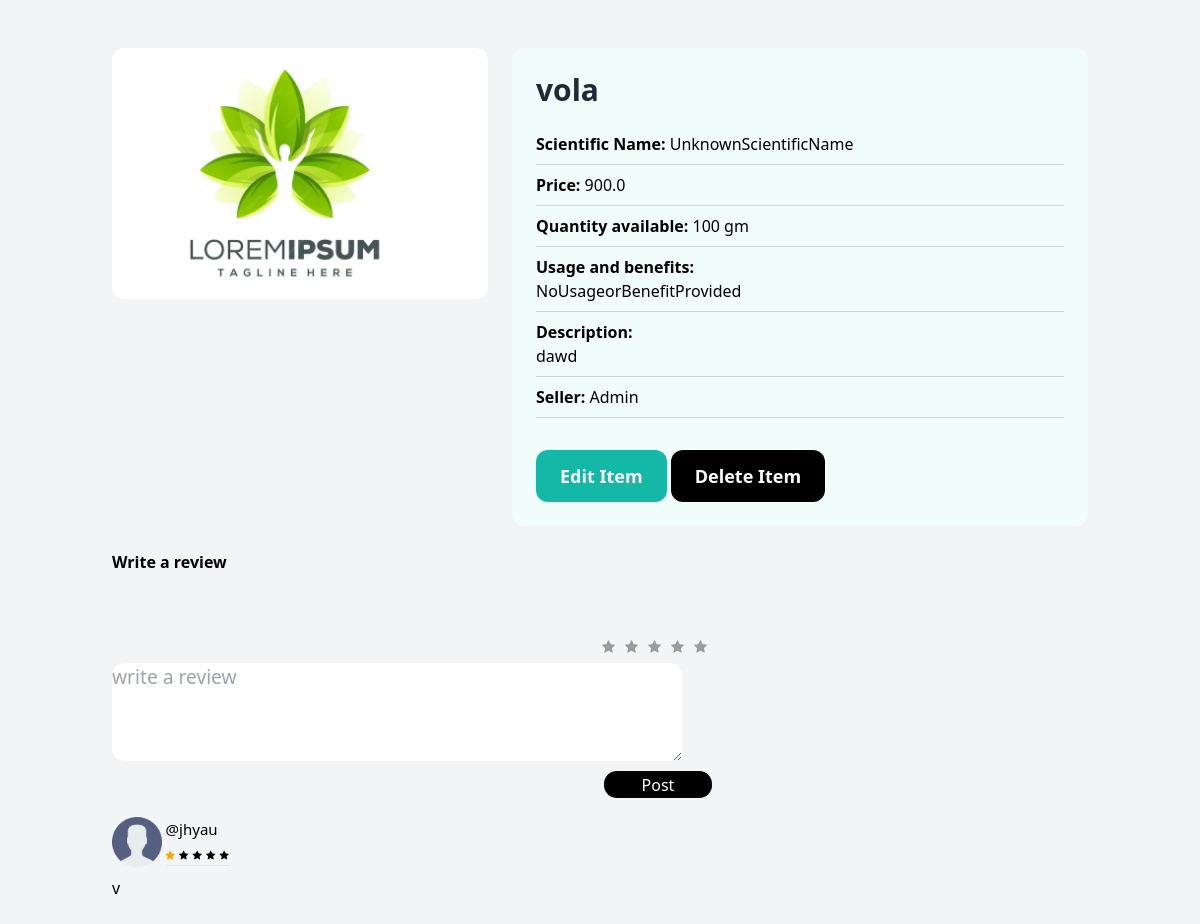
/5/ (signed in), run on an earlier commit of the app's database.
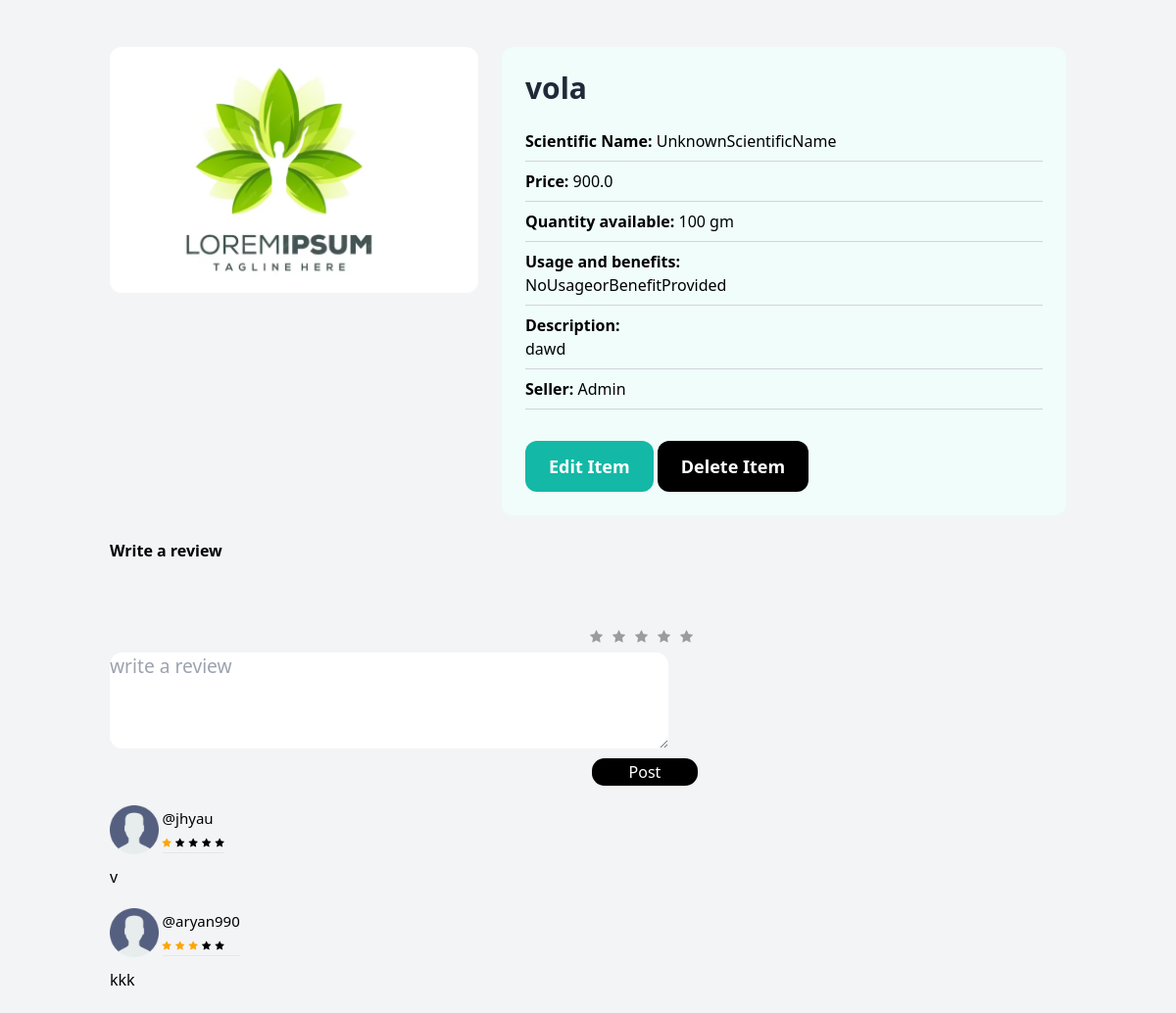
And on a later commit of the database.
### item/models.py (models this page shows)
class  review(models.Model):
    user = models.ForeignKey(User, on_delete=models.CASCADE)
    item = models.ForeignKey(Item, on_delete=models.CASCADE)
    review_desp = models.CharField(max_length=100)
    rating = models.IntegerField()

### item/views.py (the view)
# urls.py: path('<int:pk>/', views.detail, name='detail'),
def detail(request, pk):
    item = get_object_or_404(Item, pk=pk)
    reviews = review.objects.filter(item=item)
    item_image_gallery = ItemImageGallery.objects.filter(item=item).first()
    if request.method == 'POST':
        star_rating = request.POST.get('rating')
        item_review = request.POST.get('item_review')
        review.objects.create(user=request.user, item=item, rating=star_rating, review_desp=item_review)
    return render(request, 'item/detail.html', {
        'item': item,
        'reviews': reviews,
        'item_image_gallery': item_image_gallery,
    })

### item/templates/item/detail.html (shortened to what this page needs)
<!DOCTYPE html>
<html lang="en">
<head>
    <script src="https://cdn.tailwindcss.com"></script>
</head>
<body class="container mx-auto mt-6 p-6 bg-gray-100 rounded-xl">
    <div class="grid grid-cols-1 md:grid-cols-2 lg:grid-cols-5 gap-6">
        <div class="md:col-span-2">
            <img src="{{ item.image.url }}" alt="{{ item.name }}" class="rounded-xl w-full">
        </div>
        <div class="md:col-span-3 p-6 bg-teal-50 rounded-xl">
            <h1 class="mb-6 text-3xl font-bold text-gray-800">{{ item.name }}</h1>
            <div class="details">
                <p class="detail-item text-black"><strong>Scientific Name: </strong>{{ item.scientific_name }}</p>
                <hr class="my-2 border-gray-300">
                <p class="detail-item text-black"><strong>Price: </strong>{{ item.price }}</p>
                <hr class="my-2 border-gray-300">
                <p class="detail-item text-black"><strong>Quantity available: </strong>{{ item.quantity_available }}</p>
                <hr class="my-2 border-gray-300">
                {% if item.usage_and_benefits %}
                <p class="detail-item text-black">
                    <strong class="text-black">Usage and benefits: </strong><br>
                    {{ item.usage_and_benefits }}
                </p>
                <hr class="my-2 border-gray-300">
                {% endif %}
                {% if item.description %}
                <p class="detail-item text-black">
                    <strong class="text-black">Description: </strong><br>
                    {{ item.description }}
                </p>
                <hr class="my-2 border-gray-300">
                {% endif %}
                <p class="detail-item text-black"><strong>Seller: </strong>{{ item.created_by }}</p>
                <hr class="my-2 border-gray-300">
                {% if request.user == item.created_by %}
                    <a href="{% url 'item:edit' item.id %}"
                        class="inline-block mt-6 px-6 py-3 text-lg font-semibold bg-teal-500 text-white rounded-xl">Edit Item
                    </a>
                    <a href="{% url 'item:delete' item.id %}"
                        class="inline-block mt-6 px-6 py-3 text-lg font-semibold bg-black text-white rounded-xl">Delete Item
                    </a>
                {% else %}
                    <a href="#" class="inline-block mt-6 px-6 py-3 text-lg font-semibold bg-black text-white rounded-xl hover:bg-gray-800"
                        target="_blank">Contact Seller</a>
                {% endif %}
            </div>
        </div>
        <div>
        {% include 'item/rating.html'%}
    </div>
</body>
</html>

### item/templates/item/rating.html (shortened to what this page needs)
<!DOCTYPE html>
<html lang="en">
{% load static %}
<head>
  <link rel="stylesheet" href="https://cdnjs.cloudflare.com/ajax/libs/font-awesome/4.7.0/css/font-awesome.min.css">
</head>
<body>
  <div class="form_parent">
    <p style="font-weight:600;">Write a review</p>
    <form method="Post">
      <div class="rating">
        <label class="star" for="star5" title="Awesome" aria-hidden="true"></label>
        <label class="star" for="star4" title="Great" aria-hidden="true"></label>
        <label class="star" for="star3" title="Very good" aria-hidden="true"></label>
        <label class="star" for="star2" title="Good" aria-hidden="true"></label>
        <label class="star" for="star1" title="Bad" aria-hidden="true"></label>
      </div>
      <div class="comment_box">
        <textarea name="item_review" placeholder="write a review" rows="6" cols="50" id="review-text"
          required></textarea>
        <input type="submit" class="post_btn" value="Post">
      </div>
    </form>
    {% for x in reviews%}
    <div class="comment_body">
      <div class="comment_user">
        <div style="border-radius:50%; height: 50px; width: 50px;">
          <img src="{% static './dashboard/images/user.png'%}" style="height: 100%; width: 100%; object-fit: cover;">
        </div>
        <div class="user_rat_info">
          <h1> @{{x.user}}</h1>
          <div class="rating_star">
            {% if x.rating > 0 %}
            <i class="fa fa-star {% if x.rating  < 1 %} no-checked {% else %} checked {% endif %} " id="check-star"></i>
            <i class="fa fa-star {% if x.rating  < 2 %} no-checked {% else %} checked {% endif %} " id="check-star"></i>
            <i class="fa fa-star {% if x.rating  < 3 %} no-checked {% else %} checked {% endif %} " id="check-star"></i>
            <i class="fa fa-star {% if x.rating  < 4 %} no-checked {% else %} checked {% endif %} " id="check-star"></i>
            <i class="fa fa-star {% if x.rating  < 5 %} no-checked {% else %} checked {% endif %} " id="check-star"></i>
            <hr>
            {% endif %}
          </div>
        </div>
      </div>
      <div class="comment">
        <span>{{x.review_desp}}</span>
      </div>
    </div>
    {%endfor%}
  </div>
</body>
</html>

What changed in the data, as far as the page shows it:
added review: user "aryan990", rating 3 (drawn), review_desp "kkk"
